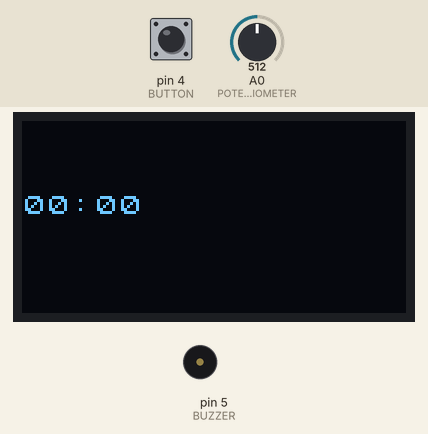
Simulated run of this sketch. Board: Arduino Uno, built with avr-gcc and run on an emulated ATmega328P. Shown: 128×64 one-colour display, buzzer (waves = sounding, pin HIGH). The test bench sets the inputs (shaded band); at power-on: pin 4 (BUTTON) LOW, A0 (POTENTIOMETER) = 512. What the sketch prints to the serial monitor is not drawn.

Above: at 0.1 s.
1.3 s: pin 4 (BUTTON) pulled HIGH for 0.25 s
At 2.1 s:
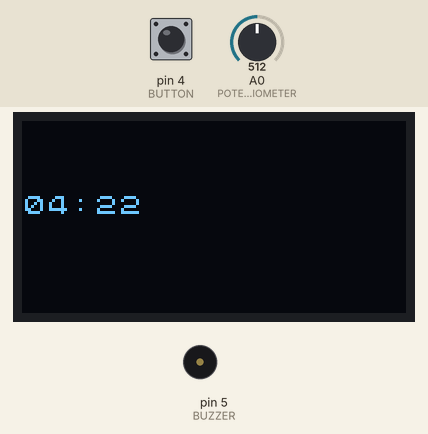
3.1 s: A0 (POTENTIOMETER) set to 716
At 4.1 s:
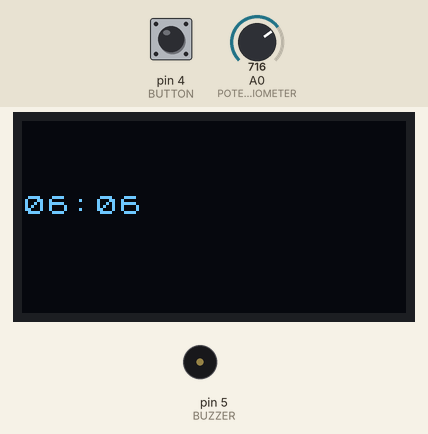
4.7 s: pin 4 (BUTTON) pulled HIGH for 1 s
7.2 s: A0 (POTENTIOMETER) set to 900
At 7.9 s:
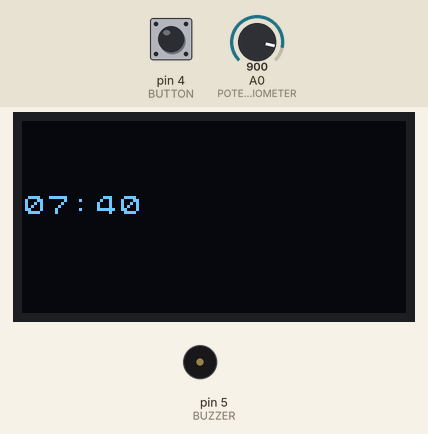
8.8 s: A0 (POTENTIOMETER) set to 1023
At 9.9 s:
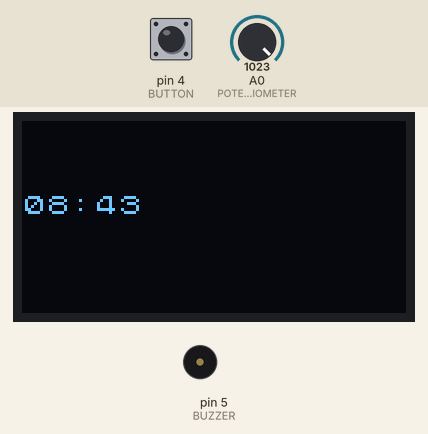
Timing chart, 0 to 11.4 s (numbered marks = the images above; inputs shaded):
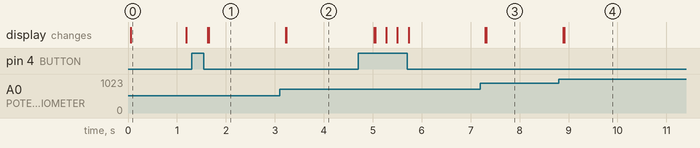

Measured:
- after the input at 1.3 s, the display: first changes after 0.33 s (image 1 shows a later state)
- after the input at 3.1 s, the display: first changes after 0.12 s (image 2 shows a later state)
- after the input at 7.2 s, the display: first changes after 0.10 s (image 3 shows a later state)
- after the input at 8.8 s, the display: first changes after 0.09 s (image 4 shows a later state)
- what the display in image 0 shows lasts 1.1 s, from 0.1 s to 1.2 s

The sketch:

Alarm_Clock.ino
```cpp
#include "Arduino_SensorKit.h"

// pin declarations
#define BUTTON 4
#define BUZZER 5
#define POTENTIOMETER A0

// state types
#define NORMAL 1
#define PROGRAMMING 2
#define ALARM 3
#define FIRST_PRESS 4
#define SNOOZE 5

// global variables
int state = NORMAL;
int button = 0;
unsigned long potentiometer;
unsigned long currentTime = millis();
unsigned long alarmTime = 0;
unsigned long buttonTime = 0;

// function that takes in a time in ms and returns the time formatted as "mm:ss""
void formatTime(unsigned long ms, char *str) {
  unsigned long m = ms / 60000;
  unsigned long s = (ms - (60000 * m)) / 1000;
  sprintf(str, "%.2lu:%.2lu", m, s);
}

void setup() {
  pinMode(BUTTON, INPUT);
  pinMode(POTENTIOMETER, INPUT);
  pinMode(BUZZER, OUTPUT);
  Oled.begin();
  Oled.setFlipMode(true);

  // for debug purposes
  Serial.begin(115200);
}

void loop() {
  button = digitalRead(BUTTON);

  // potentiometer value will be 0 to 1024, want to map to a large number of milliseconds
  // left shift by 9 will give 524,288 milliseconds (~8:30)
  // result is we can set alarm for up to 17.5 minutes in the future
  // using left shift because it's a very fast operation
  potentiometer = ((unsigned long) analogRead(POTENTIOMETER)) << 9;

  currentTime = millis();
  char formattedTime[16];

  switch (state) {
    case NORMAL:
      Serial.println("Normal State");
      formatTime(currentTime, formattedTime);
      Oled.setFont(u8x8_font_chroma48medium8_r);
      Oled.setCursor(0, 3);
      Oled.print(formattedTime);

      // can't simply do alarmTime == currentTime, so need to check if we *just* passed alarmTime
      if (button == HIGH) {
        state = PROGRAMMING;
      } else if (alarmTime < currentTime && alarmTime != 0) {
        state = ALARM;
        alarmTime = 0;
      }
      break;
    case PROGRAMMING:
      Serial.println("Programming State");
      formatTime(potentiometer, formattedTime);
      Oled.setFont(u8x8_font_chroma48medium8_r);
      Oled.setCursor(0, 3);
      Oled.print(formattedTime);

      if (button == HIGH) {
        state = NORMAL;
        alarmTime = currentTime + potentiometer;
      }
      break;
    case ALARM:
      Serial.println("Alarm State");
      tone(BUZZER, 85);

      if (button == HIGH) {
        state = FIRST_PRESS;
        buttonTime = currentTime;
        noTone(BUZZER);
      }
      break;
    case FIRST_PRESS:
      Serial.println("First Press State");
      long elapsedTime = currentTime - buttonTime;

      // only return to NORMAL if second button press within 5 seconds
      if (elapsedTime > 5000) {
        state = SNOOZE;
      } else if (button == HIGH) {
        state = NORMAL;
      }
      break;
    case SNOOZE:
      Serial.println("Snooze State");

      if (button == HIGH) {
        state = FIRST_PRESS;
        buttonTime = currentTime;
        Serial.println("test");
      }
      break;
    default:
      break;
  }

  // for who knows why, the switch statement never gets to the last case, even when state = SNOOZE
  // it's absolutely mind-boggling
  // pls don't mark me down; I stayed up till 6 am trying to figure this out,
  // until I gave up and wrote this if statement below
  if (state == SNOOZE) {
    Serial.println("Snooze State");
      if (button == HIGH) {
        state = FIRST_PRESS;
        buttonTime = currentTime;
      }
  }
  Serial.print(formattedTime);
  Serial.print(", ");
  Serial.print(currentTime);
  Serial.print(", ");
  Serial.print(state);
  Serial.print(", ");
  Serial.println(potentiometer);
  Oled.refreshDisplay();
  delay(200);
}
```
